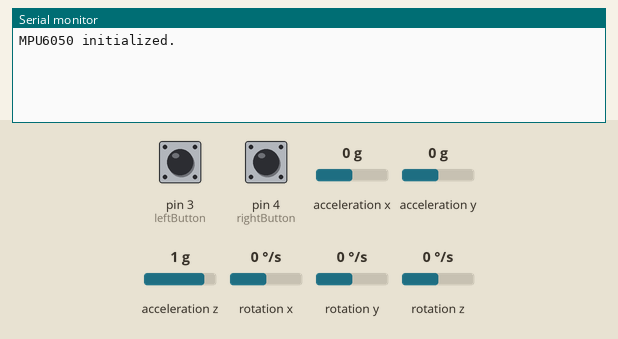
This sketch was run on a simulated Arduino Uno, built with avr-gcc and run on an emulated ATmega328P. Parts: the last lines printed to the serial monitor. Inputs (shaded band) come from the test bench; at power-on: rotation x 0 °/s, pin 3 (leftButton) HIGH, pin 4 (rightButton) HIGH, rotation y 0 °/s, acceleration x 0 g, acceleration y 0 g, acceleration z 1 g, rotation z 0 °/s.

Above: at 1.2 s.
1.3 s: rotation x set to -192 °/s
At 1.41 s:
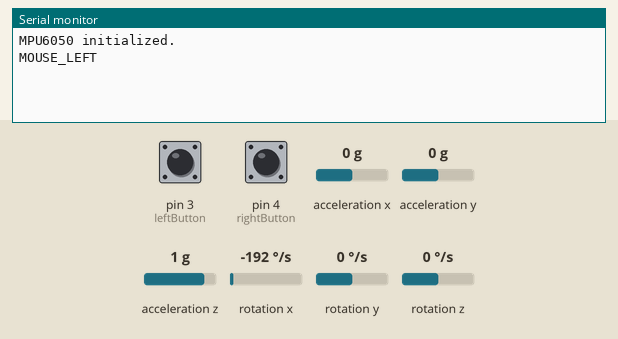
3.2 s: pin 3 (leftButton) pulled LOW for 0.15 s
4.9 s: pin 4 (rightButton) pulled LOW for 0.15 s
At 5.08 s:
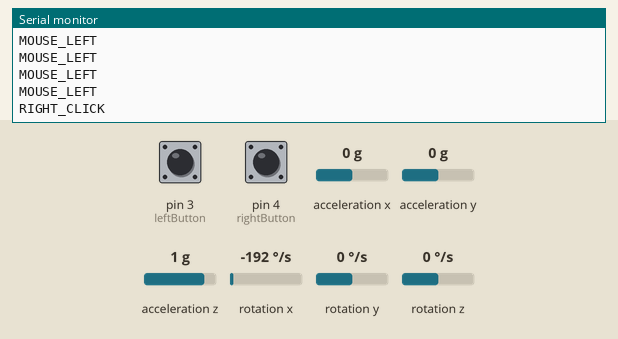
6.5 s: rotation y set to -192 °/s
At 6.65 s:
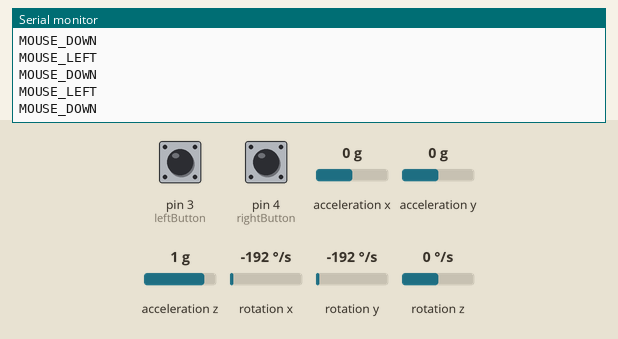
8.0 s: pin 3 (leftButton) pulled LOW for 1 s
10.5 s: rotation x set to 0 °/s
At 10.61 s:
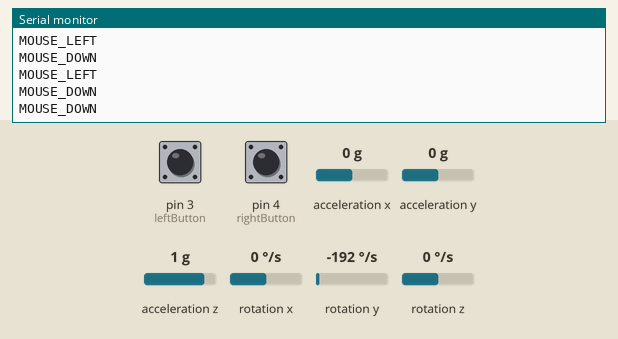

The sketch:

LUMIOAIRPOINTER.ino
```cpp
#include <Wire.h>
#include <MPU6050.h>

MPU6050 mpu;
int16_t ax, ay, az, gx, gy, gz;

// Sensitivity settings
const int movementThreshold = 3000;  // Minimum movement to trigger a command
const int deadzone = 1000;           // Ignore small, unintended movements

const int leftButton = 3;   // Pin D3 for left-click / drag
const int rightButton = 4;  // Pin D4 for right-click

bool isDragging = false;
unsigned long pressStartTime = 0;
unsigned long lastClickTime = 0;
const int dragThreshold = 400;   // Long press duration (in ms) for drag
const int doubleClickThreshold = 300; // Max time between clicks for double-click

void setup() {
    Serial.begin(9600);
    pinMode(leftButton, INPUT_PULLUP);
    pinMode(rightButton, INPUT_PULLUP);

    Wire.begin();
    mpu.initialize();

    if (!mpu.testConnection()) {
        Serial.println("MPU6050 connection failed!");
        while (1);
    }

    Serial.println("MPU6050 initialized.");
}

void loop() {
    mpu.getMotion6(&ax, &ay, &az, &gx, &gy, &gz);

    // Apply deadzone to filter out small jitters
    if (abs(gx) < deadzone) gx = 0;
    if (abs(gy) < deadzone) gy = 0;

    // Mouse movement logic (UP/DOWN is inverted)
    if (gx > movementThreshold) Serial.println("MOUSE_RIGHT");
    else if (gx < -movementThreshold) Serial.println("MOUSE_LEFT");

    if (gy > movementThreshold) Serial.println("MOUSE_UP");
    else if (gy < -movementThreshold) Serial.println("MOUSE_DOWN");

    // Detect left button press state
    bool leftPressed = digitalRead(leftButton) == LOW;

    if (leftPressed) {
        if (pressStartTime == 0) {
            pressStartTime = millis();  // Start timing press
        } else if (millis() - pressStartTime > dragThreshold && !isDragging) {
            isDragging = true;
            Serial.println("DRAG_START");
        }
    } else {
        if (pressStartTime > 0) {
            unsigned long pressDuration = millis() - pressStartTime;

            if (isDragging) {
                Serial.println("DRAG_STOP"); // Stop dragging
                isDragging = false;
            } else if (millis() - lastClickTime < doubleClickThreshold) {
                Serial.println("DOUBLE_CLICK");  // Double-click detected
                lastClickTime = 0;  // Reset double-click timer
            } else if (pressDuration < dragThreshold) {
                Serial.println("LEFT_CLICK");  // Normal click
                lastClickTime = millis();  // Save click time for double-click check
            }
            pressStartTime = 0;  // Reset press timer
        }
    }

    // Right-click detection
    if (digitalRead(rightButton) == LOW) {
        Serial.println("RIGHT_CLICK");
        delay(100);  // Debounce
    }

    delay(60);  // Slight delay for stability
}
```

Measured:
- after the input at 1.3 s, the serial monitor: prints a new line after 0.05 s (image 1)
- after the input at 4.9 s, the serial monitor: prints a new line after 0.05 s (image 2)
- after the input at 6.5 s, the serial monitor: prints a new line at once (image 3)
